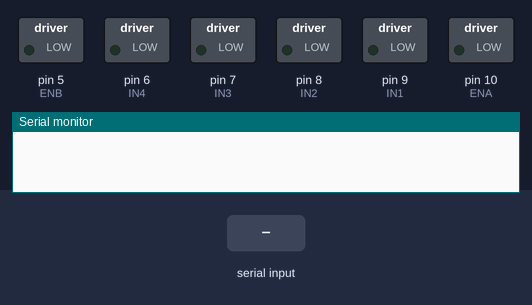
Simulated run of this sketch. Board: Arduino Uno, built with avr-gcc and run on an emulated ATmega328P. On the bench: switched loads named in the sketch (green lamp = pin HIGH), the last lines printed to the serial monitor. The inputs (shaded band) are chosen by the test bench.

Above: at 1.2 s.
1.3 s: "90,45\n" received over Serial
At 1.8 s:
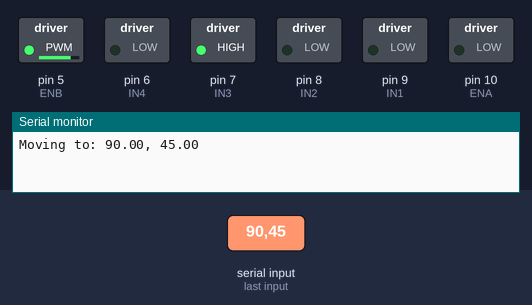
Timing chart, 0 to 4.3 s (numbered marks = the images above; inputs shaded):
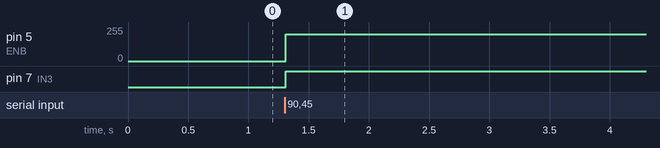

Measured:
- after the input at 1.3 s, pin 5 (ENB): 0/255 → 200/255 at once; pin 7 (IN3): LOW → HIGH at once

The sketch:

anglecode.ino.ino
```cpp
// Motor A - Left side
const int IN1 = 9;
const int IN2 = 8;
const int ENA = 10;

// Motor B - Right side
const int IN3 = 7;
const int IN4 = 6;
const int ENB = 5;

// Variables for tracking position
float currentX = 0;
float currentY = 0;

// Speed settings
const int motorSpeed = 200;  // Set the motor speed (0-255)

void setup() {
    Serial.begin(9600);

    // Motor pin modes
    pinMode(IN1, OUTPUT);
    pinMode(IN2, OUTPUT);
    pinMode(ENA, OUTPUT);
    pinMode(IN3, OUTPUT);
    pinMode(IN4, OUTPUT);
    pinMode(ENB, OUTPUT);
}
void loop() {
    if (Serial.available()) {
        String coords = Serial.readStringUntil('\n');
        int commaIndex = coords.indexOf(',');
        if (commaIndex > 0) {
            String xStr = coords.substring(0, commaIndex);
            String yStr = coords.substring(commaIndex + 1);
            float targetX = xStr.toFloat();
            float targetY = yStr.toFloat();

            Serial.print("Moving to: ");
            Serial.print(targetX);
            Serial.print(", ");
            Serial.println(targetY);

            move_rover_to_target(targetX, targetY);
            Serial.println("reached"); // Send acknowledgment after reaching the target
            delay(100); // Add a delay after sending acknowledgment
        }
    }
}


void move_rover_to_target(float targetX, float targetY) {
    float threshold = 0.1; // Acceptable distance to consider the target reached
    float deltaX, deltaY;

    while (true) {
        deltaX = targetX - currentX;
        deltaY = targetY - currentY;

        // Check if the target is reached
        if (abs(deltaX) < threshold && abs(deltaY) < threshold) {
            stop_motors();
            Serial.println("reached");  // Send acknowledgment to Python
            break;
        }

        // Calculate the angle to the target
        float angle = atan2(deltaY, deltaX);
        float distance = sqrt(deltaX * deltaX + deltaY * deltaY);

        // Determine direction and move accordingly
        if (distance > threshold) {
            if (abs(angle) < 0.1) { // Move forward
                forward();
                Serial.println("moving forward");
            } else if (abs(angle - PI) < 0.1 || abs(angle + PI) < 0.1) { // Move backward
                backward();
                Serial.println("moving backward");
            } else if (angle > 0) { // Target is to the left
                left();
                Serial.println("turning left");
            } else { // Target is to the right
                right();
                Serial.println("turning right");
            }

            delay(100); // Delay to allow movement; adjust based on speed
        } else {
            stop_motors();
            Serial.println("reached");  // Send acknowledgment to Python
            break;
        }

        // Update current position based on speed and time elapsed
        update_position(deltaX, deltaY);
    }
}


void update_position(float deltaX, float deltaY) {
    // Assume the rover moves 1 unit in x or y for every update
    // Adjust these values based on your movement speed and time
    currentX += (abs(deltaX) > abs(deltaY)) ? (deltaX > 0 ? 1 : -1) : 0;
    currentY += (abs(deltaY) > abs(deltaX)) ? (deltaY > 0 ? 1 : -1) : 0;
}

void forward() {
    digitalWrite(IN1, HIGH);
    digitalWrite(IN2, LOW);
    analogWrite(ENA, motorSpeed); // Set left motor speed
    digitalWrite(IN3, HIGH);
    digitalWrite(IN4, LOW);
    analogWrite(ENB, motorSpeed); // Set right motor speed
}

void backward() {
    digitalWrite(IN1, LOW);
    digitalWrite(IN2, HIGH);
    analogWrite(ENA, motorSpeed);  // Set left motor speed
    digitalWrite(IN3, LOW);
    digitalWrite(IN4, HIGH);
    analogWrite(ENB, motorSpeed);  // Set right motor speed
}

void left() {
    digitalWrite(IN1, LOW);
    digitalWrite(IN2, LOW);
    analogWrite(ENA, 0);      // Stop left motor
    digitalWrite(IN3, HIGH);
    digitalWrite(IN4, LOW);
    analogWrite(ENB, motorSpeed);    // Run right motor forward
    delay(500); // Adjust the rotation duration
}

void right() {
    digitalWrite(IN1, HIGH);
    digitalWrite(IN2, LOW);
    analogWrite(ENA, motorSpeed);    // Run left motor forward
    digitalWrite(IN3, LOW);
    digitalWrite(IN4, LOW);
    analogWrite(ENB, 0);      // Stop right motor
    delay(500); // Adjust the rotation duration
}

void stop_motors() {
    digitalWrite(IN1, LOW);
    digitalWrite(IN2, LOW);
    digitalWrite(IN3, LOW);
    digitalWrite(IN4, LOW);
}
```
